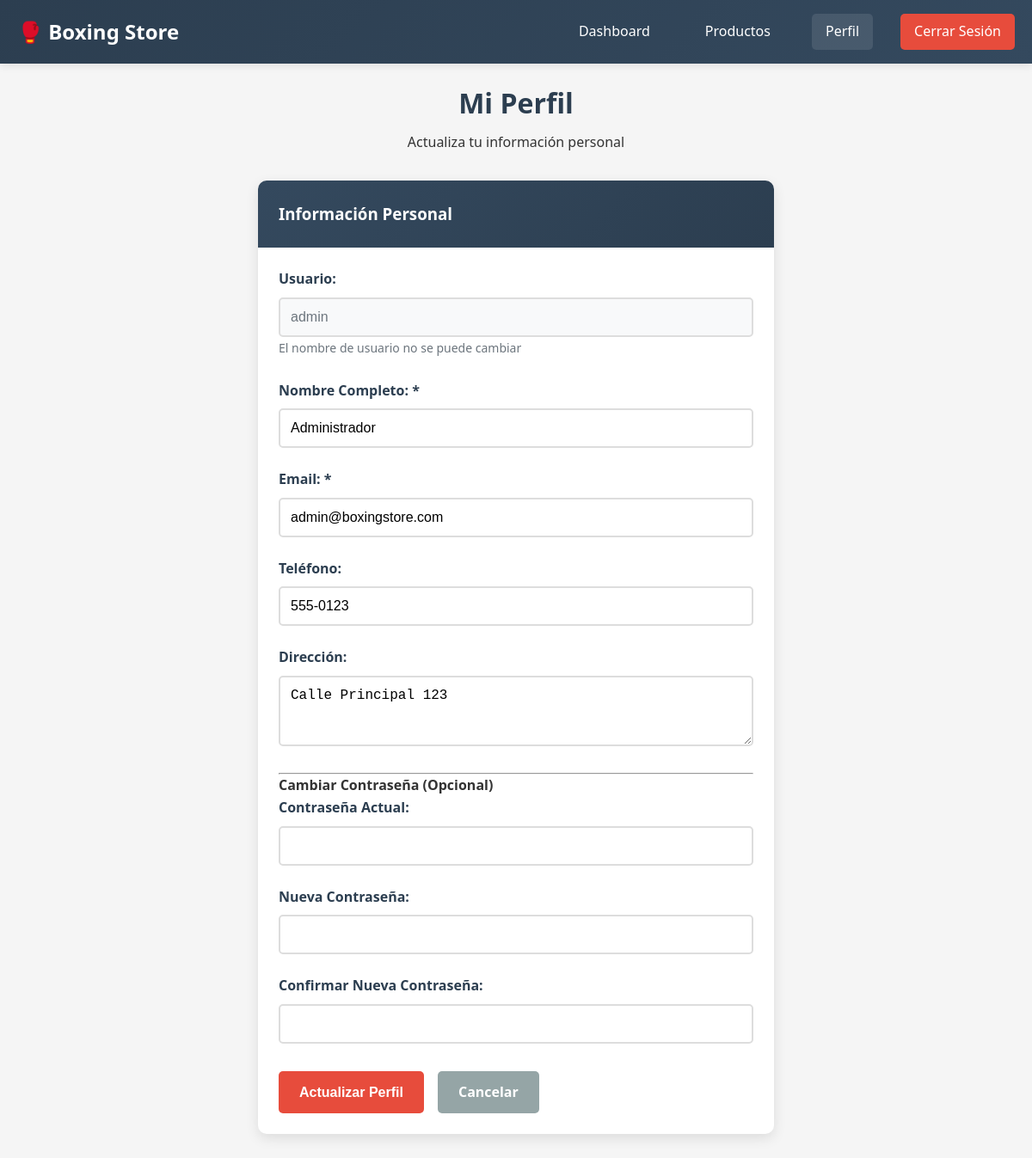
The app's page /profile.php (signed in) with its own data.
### tables this page shows
CREATE TABLE users (
    id INT AUTO_INCREMENT PRIMARY KEY,
    username VARCHAR(50) NOT NULL UNIQUE,
    email VARCHAR(100) NOT NULL UNIQUE,
    password VARCHAR(255) NOT NULL,
    full_name VARCHAR(100) NOT NULL,
    phone VARCHAR(20),
    address TEXT,
    created_at TIMESTAMP DEFAULT CURRENT_TIMESTAMP
);

### profile.php (the view, shortened to what this page needs)
<?php
$database = new Database();
$db = $database->getConnection();
try {
    $user_query = "SELECT * FROM users WHERE id = :id";
    $user_stmt = $db->prepare($user_query);
    $user_stmt->bindParam(":id", $_SESSION['user_id']);
    $user_stmt->execute();
    $user_data = $user_stmt->fetch();
} catch(PDOException $exception) {
    $error_message = "Error al cargar datos del usuario.";
    $user_data = [];
}
?>
<!DOCTYPE html>
<html lang="es">
<head>
    <link rel="stylesheet" href="css/styles.css">
</head>
<body>
    <nav class="navbar">
        <div class="nav-container">
            <div class="nav-brand">
                <h2>🥊 Boxing Store</h2>
            </div>
            <div class="nav-menu">
                <a href="dashboard.php" class="nav-link">Dashboard</a>
                <a href="products.php" class="nav-link">Productos</a>
                <a href="profile.php" class="nav-link active">Perfil</a>
                <a href="logout.php" class="nav-link logout">Cerrar Sesión</a>
            </div>
        </div>
    </nav>
    <div class="container">
        <div class="page-header">
            <h1>Mi Perfil</h1>
            <p>Actualiza tu información personal</p>
        </div>
        <div class="profile-container">
            <div class="card">
                <div class="card-header">
                    <h3>Información Personal</h3>
                </div>
                <div class="card-content">
                    <form method="POST" action="" id="profileForm">
                        <div class="form-group">
                            <label for="username">Usuario:</label>
                            <input type="text" id="username" value="<?php echo htmlspecialchars($user_data['username']); ?>" disabled>
                            <small>El nombre de usuario no se puede cambiar</small>
                        </div>
                        <div class="form-group">
                            <label for="full_name">Nombre Completo: *</label>
                            <input type="text" id="full_name" name="full_name" required
                                   value="<?php echo htmlspecialchars($user_data['full_name']); ?>">
                        </div>
                        <div class="form-group">
                            <label for="email">Email: *</label>
                            <input type="email" id="email" name="email" required
                                   value="<?php echo htmlspecialchars($user_data['email']); ?>">
                        </div>
                        <div class="form-group">
                            <label for="phone">Teléfono:</label>
                            <input type="tel" id="phone" name="phone"
                                   value="<?php echo htmlspecialchars($user_data['phone']); ?>">
                        </div>
                        <div class="form-group">
                            <label for="address">Dirección:</label>
                            <textarea id="address" name="address" rows="3"><?php echo htmlspecialchars($user_data['address']); ?></textarea>
                        </div>
                        <hr>
                        <h4>Cambiar Contraseña (Opcional)</h4>
                        <div class="form-group">
                            <label for="current_password">Contraseña Actual:</label>
                            <input type="password" id="current_password" name="current_password">
                        </div>
                        <div class="form-group">
                            <label for="new_password">Nueva Contraseña:</label>
                            <input type="password" id="new_password" name="new_password">
                        </div>
                        <div class="form-group">
                            <label for="confirm_password">Confirmar Nueva Contraseña:</label>
                            <input type="password" id="confirm_password" name="confirm_password">
                        </div>
                        <div class="form-actions">
                            <button type="submit" class="btn btn-primary">Actualizar Perfil</button>
                            <a href="dashboard.php" class="btn btn-secondary">Cancelar</a>
                        </div>
                    </form>
                </div>
            </div>
        </div>
    </div>
</body>
</html>

### css/styles.css (style rules this page uses)
* { margin: 0; padding: 0; box-sizing: border-box; }
body { font-family: "Segoe UI", Tahoma, Geneva, Verdana, sans-serif; line-height: 1.6; color: #333; background-color: #f5f5f5; }
.container { max-width: 1200px; margin: 0 auto; padding: 20px; }
.navbar { background: linear-gradient(135deg, #2c3e50, #34495e); color: white; padding: 1rem 0; box-shadow: 0 2px 10px rgba(0, 0, 0, 0.1); }
.nav-container { max-width: 1200px; margin: 0 auto; padding: 0 20px; display: flex; justify-content: space-between; align-items: center; }
.nav-brand h2 { font-size: 1.5rem; font-weight: bold; }
.nav-menu { display: flex; gap: 2rem; }
.nav-link { color: white; text-decoration: none; padding: 0.5rem 1rem; border-radius: 5px; transition: background-color 0.3s ease; }
.nav-link:hover, .nav-link.active { background-color: rgba(255, 255, 255, 0.1); }
.nav-link.logout { background-color: #e74c3c; }
.form-group { margin-bottom: 1.5rem; }
.form-group label { display: block; margin-bottom: 0.5rem; font-weight: 600; color: #2c3e50; }
.form-group input, .form-group select, .form-group textarea { width: 100%; padding: 0.75rem; border: 2px solid #ddd; border-radius: 5px; font-size: 1rem; transition: border-color 0.3s ease; }
.form-group input:disabled { background-color: #f8f9fa; color: #6c757d; }
.form-group small { color: #6c757d; font-size: 0.875rem; }
.form-actions { display: flex; gap: 1rem; margin-top: 2rem; }
.btn { display: inline-block; padding: 0.75rem 1.5rem; border: none; border-radius: 5px; font-size: 1rem; font-weight: 600; text-decoration: none; text-align: center; cursor: pointer; transition: all 0.3s ease; }
.btn-primary { background-color: #e74c3c; color: white; }
.btn-secondary { background-color: #95a5a6; color: white; }
.card { background: white; border-radius: 10px; box-shadow: 0 5px 15px rgba(0, 0, 0, 0.1); overflow: hidden; margin-bottom: 2rem; }
.card-header { background: linear-gradient(135deg, #34495e, #2c3e50); color: white; padding: 1.5rem; display: flex; justify-content: space-between; align-items: center; }
.card-header h3 { margin: 0; }
.card-content { padding: 1.5rem; }
.page-header { text-align: center; margin-bottom: 2rem; }
.page-header h1 { color: #2c3e50; margin-bottom: 0.5rem; }
.profile-container { max-width: 600px; margin: 0 auto; }
.card, .alert { animation: fadeIn 0.5s ease-out; }
.nav-link, .btn { transition: all 0.3s ease; }

### records on screen
users: username "admin", full_name "Administrador", email "admin@boxingstore.com", phone "555-0123", address "Calle Principal 123"
